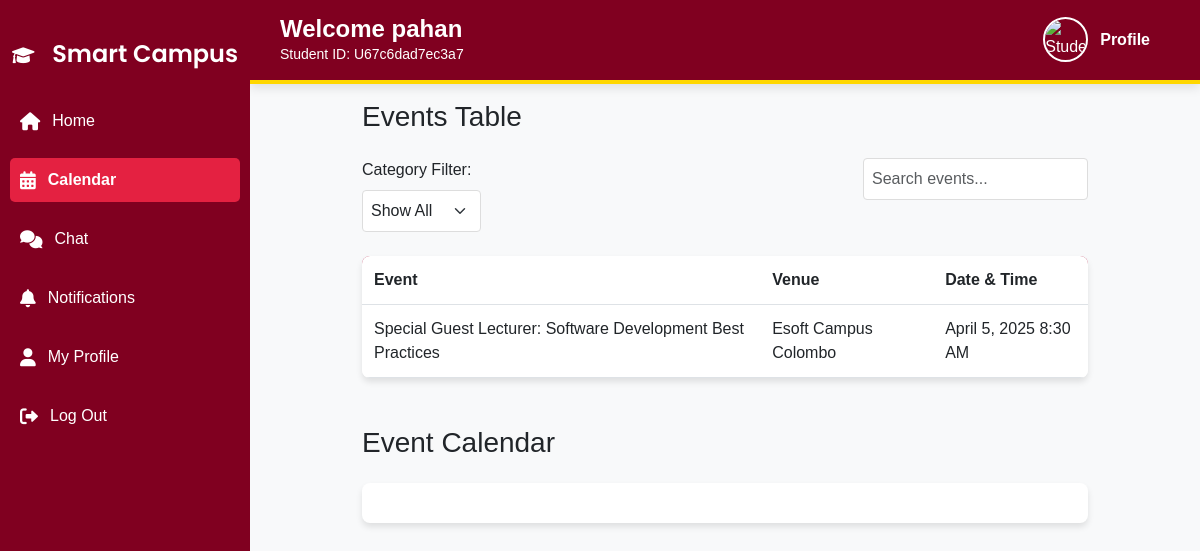
The page /student/student_calendar.php (signed in) on the database its author committed.
### tables this page shows
CREATE TABLE IF NOT EXISTS `events` (
  `id` int NOT NULL AUTO_INCREMENT,
  `type` varchar(50) DEFAULT NULL,
  `name` varchar(100) DEFAULT NULL,
  `location` varchar(100) DEFAULT NULL,
  `date` date DEFAULT NULL,
  `time` time DEFAULT NULL,
  `badge_id` int DEFAULT NULL,
  PRIMARY KEY (`id`)
);

### student/student_calendar.php (the view, shortened to what this page needs)
<?php
include '../db.php';
$events = $conn->query("
    SELECT e.*, b.badge_name
    FROM events e
    LEFT JOIN badges b ON e.badge_id = b.badge_id
");
$event_data = [];
while ($event = $events->fetch_assoc()) {
    $event_data[] = [
        'title' => $event['name'],
        'start' => $event['date'] . "T" . $event['time'],
        'location' => $event['location'],
        'backgroundColor' => '#4CAF50',
        'borderColor' => '#388E3C',
        'textColor' => '#ffffff',
    ];
}
?>
<!DOCTYPE html>
<html lang="en">
<head>
    <link rel="stylesheet" href="https://cdn.jsdelivr.net/npm/bootstrap@5.3.0/dist/css/bootstrap.min.css">
    <link rel="stylesheet" href="https://cdnjs.cloudflare.com/ajax/libs/font-awesome/6.0.0/css/all.min.css">
    <link rel="stylesheet" href="https://cdn.jsdelivr.net/npm/fullcalendar@5.10.1/main.min.css">
    <link rel="stylesheet" href="../assets/style.css">
</head>
<body>
    <?php include 'student_header.php'; ?>
    <?php include 'student_sidebar.php'; ?>
    <div class="main-content">
        <div class="container">
            <h3 class="mb-4">Events Table</h3>
            <div class="d-flex justify-content-between mb-4">
                <div>
                    <label for="categoryFilter" class="form-label">Category Filter: </label>
                    <select id="categoryFilter" class="form-select">
                        <option value="all">Show All</option>
                    </select>
                </div>
                <div>
                    <input type="text" id="searchInput" class="form-control" placeholder="Search events...">
                </div>
            </div>
            <table class="table table-hover" id="eventsTable">
                <thead>
                    <tr>
                        <th>Event</th>
                        <th>Venue</th>
                        <th>Date & Time</th>
                    </tr>
                </thead>
                <tbody>
                    <?php foreach ($event_data as $event): ?>
                        <tr>
                            <td><?php echo htmlspecialchars($event['title']); ?></td>
                            <td><?php echo htmlspecialchars($event['location']); ?></td>
                            <td><?php echo date("F j, Y g:i A", strtotime($event['start'])); ?></td>
                        </tr>
                    <?php endforeach; ?>
                </tbody>
            </table>
            <div class="mt-5">
                <h3 class="mb-4">Event Calendar</h3>
                <div id="calendar"></div>
            </div>
        </div>
    </div>
</body>
</html>

### assets/style.css (style rules this page uses)
body { font-family: Arial, sans-serif; background-color: #f5f5f5; margin: 0; padding: 0; }
.main-content { margin-left: 270px; padding: 20px; padding-top: 140px; }

### student/student_calendar.php (style rules this page uses)
body { background-color: #f8f9fa; }
.main-content { margin-left: 250px; padding: 100px; }
.table { background-color: #fff; border-radius: 8px; overflow: hidden; box-shadow: 0 4px 6px rgba(0, 0, 0, 0.1); }
.table thead { background-color: rgb(184, 52, 87); color: #fff; }
.table th, .table td { padding: 12px; text-align: left; }
#calendar { background-color: #fff; border-radius: 8px; padding: 20px; box-shadow: 0 4px 6px rgba(0, 0, 0, 0.1); }
.form-control, .form-select { border-radius: 4px; border: 1px solid #ddd; padding: 8px; }
.d-flex { gap: 10px; }

### rows shown on the page
events: name "Special Guest Lecturer: Software Development Best Practices", location "Esoft Campus Colombo", start "April 5, 2025 8:30 AM"

### other values the page prints
$user_name "pahan"
$student_id "U67c6dad7ec3a7"
